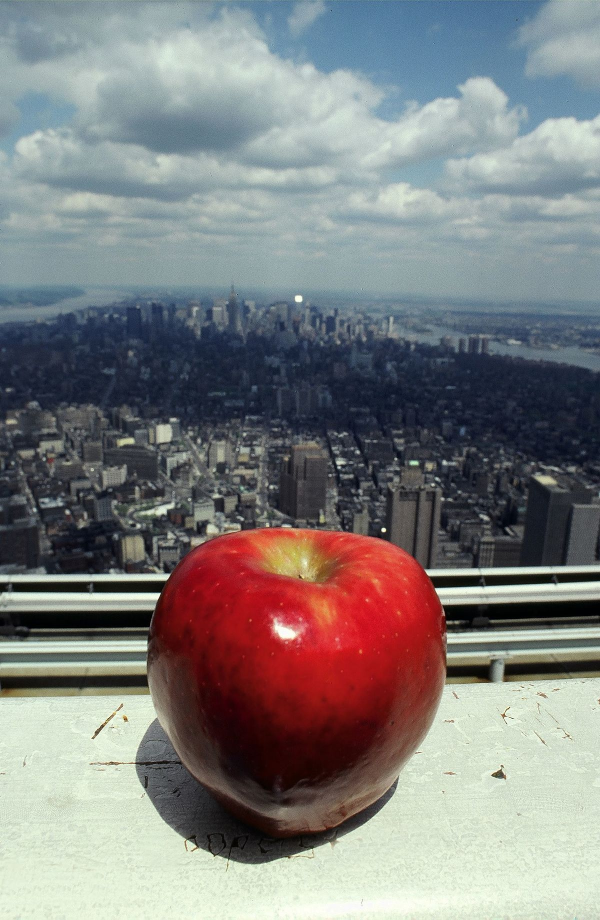
#> input picture 2. Visión por computador/Semana1/Tarea G7/Parte 2/Dataset/train/apple/Image_19.jpg, 1200 x 1840 px, found by its file name (shown at 1/2 size); its folder holds only this picture in this run
$ jupyter execute --allow-errors Clasificacion_Frutas.ipynb
#> lines starting #> are read from the running program, lines starting #| are printed output that depends on the picture
# Clasificación de Imágenes de Frutas usando k-NN
## Tarea: Clasificación basada en extracción de características

### 1. Importar librerías necesarias

[cell 1]
import cv2
import numpy as np
import matplotlib.pyplot as plt
import os
import shutil
from sklearn.model_selection import train_test_split
from sklearn.neighbors import KNeighborsClassifier
from sklearn.metrics import accuracy_score, confusion_matrix, classification_report
import seaborn as sns
from skimage.feature import hog
from skimage import exposure
import pandas as pd

### 2. Definir el path del dataset y las clases a clasificar

[cell 2]
# Paths relativos desde la carpeta Code
dataset_path = os.path.join('..', 'DATA')
train_dir = os.path.join('..', 'Dataset', 'train')
test_dir = os.path.join('..', 'Dataset', 'test')

# Clases a clasificar (puedes agregar más clases si deseas)
clases = ['apple', 'banana']

print(f"Clases seleccionadas: {clases}")
print(f"Número de clases: {len(clases)}")
print(f"\nPaths configurados:")
print(f"  Dataset original: {os.path.abspath(dataset_path)}")
print(f"  Train: {os.path.abspath(train_dir)}")
print(f"  Test: {os.path.abspath(test_dir)}")

### 3. Cargar y visualizar 5 ejemplos de cada clase

[cell 3]
# Función para cargar imágenes de una clase
def cargar_imagenes_clase(clase, num_imagenes=5):
#> called with clase = 'apple', num_imagenes = 5
    clase_path = os.path.join(dataset_path, clase)
    imagenes_files = [f for f in os.listdir(clase_path) if f.endswith(('.jpg', '.jpeg', '.png', '.JPG'))]
    imagenes = []

    for i in range(min(num_imagenes, len(imagenes_files))):
        img_path = os.path.join(clase_path, imagenes_files[i])
        img = cv2.imread(img_path)
#> img is the input picture: shape (1840, 1200, 3); mean B, G, R 127, 127.1, 128
        img_rgb = cv2.cvtColor(img, cv2.COLOR_BGR2RGB)
        imagenes.append(img_rgb)

    return imagenes

# Visualizar 5 ejemplos de cada clase
fig, axes = plt.subplots(len(clases), 5, figsize=(15, len(clases)*3))

for idx, clase in enumerate(clases):
    imagenes = cargar_imagenes_clase(clase, num_imagenes=5)
#> imagenes = 1 item

    for i, img in enumerate(imagenes):
        if len(clases) > 1:
            axes[idx, i].imshow(img)
            axes[idx, i].axis('off')
            if i == 0:
                axes[idx, i].set_title(f'{clase.upper()}', fontsize=12, fontweight='bold')
        else:
            axes[i].imshow(img)
            axes[i].axis('off')
            if i == 0:
                axes[i].set_title(f'{clase.upper()}', fontsize=12, fontweight='bold')
#> this loop made 1 pass
#> pass 2 of the loop `for idx, clase in enumerate(clases):`:
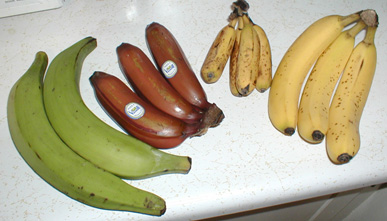
#> input picture 2. Visión por computador/Semana1/Tarea G7/Parte 2/Dataset/train/banana/Image_13.jpg, 387 x 221 px, found by its file name
#> in cargar_imagenes_clase, img is the input picture: shape (221, 387, 3); mean B, G, R 142.9, 172.6, 180.3
#> the loop `for i, img in enumerate(imagenes):` made 1 pass

plt.tight_layout()
plt.show()
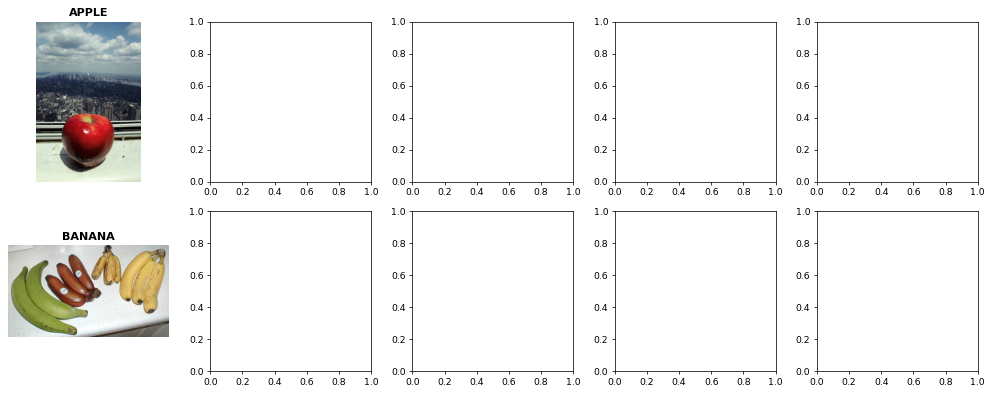
#> figure drawn by matplotlib, 2 panels

### 4. Cargar todas las imágenes del dataset

[cell 4]
# Función para cargar todas las imágenes y sus etiquetas
def cargar_dataset(clases, dataset_path, target_size=(128, 128)):
#> called with dataset_path = '../DATA', target_size = (128, 128)
    imagenes = []
    etiquetas = []
    rutas_imagenes = []  # Guardar rutas para poder copiarlas después

    for idx, clase in enumerate(clases):
        clase_path = os.path.join(dataset_path, clase)
        imagenes_files = [f for f in os.listdir(clase_path) if f.endswith(('.jpg', '.jpeg', '.png', '.JPG'))]

        print(f"Cargando clase '{clase}': {len(imagenes_files)} imágenes")

        for img_file in imagenes_files:
            img_path = os.path.join(clase_path, img_file)
            img = cv2.imread(img_path)

            if img is not None:
                # Redimensionar la imagen a un tamaño fijo
                img_resized = cv2.resize(img, target_size)
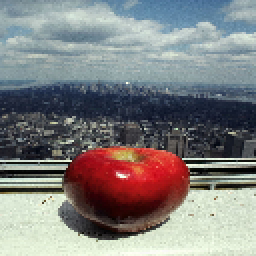
#> img_resized: shape (128, 128, 3) (shown 2 times larger); mean B, G, R 127.3, 127.5, 128.2
                imagenes.append(img_resized)
                etiquetas.append(idx)
                rutas_imagenes.append(img_path)
#> pass 2 of the loop in cargar_dataset, `for idx, clase in enumerate(clases):`:
#> in cargar_dataset, `img_resized = cv2.resize(img, target_size)`:
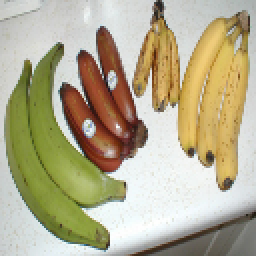
#> img_resized: shape (128, 128, 3) (shown 2 times larger); mean B, G, R 142.8, 172.5, 180.2

    return np.array(imagenes), np.array(etiquetas), rutas_imagenes

# Cargar el dataset completo
X_imagenes, y_etiquetas, rutas_imagenes = cargar_dataset(clases, dataset_path)
#> y_etiquetas = [0, 1]; rutas_imagenes = ['../DATA/apple/Image_19.jpg', '../DATA/banana/Image_13.jpg']

print(f"\nTotal de imágenes cargadas: {len(X_imagenes)}")
#| Total de imágenes cargadas: 2
print(f"Forma de cada imagen: {X_imagenes[0].shape}")
#| Forma de cada imagen: (128, 128, 3)
print(f"Distribución de clases:")
for idx, clase in enumerate(clases):
    count = np.sum(y_etiquetas == idx)
    print(f"  {clase}: {count} imágenes")
#> this loop made 2 passes
#> (clase, count) on passes 1 to 2: ('apple', 1), ('banana', 1)
#|   apple: 1 imágenes
#|   banana: 1 imágenes

### 5. Extraer características usando HOG (Histogram of Oriented Gradients)

[cell 5]
# Función para extraer características HOG de una imagen
def extraer_caracteristicas_hog(imagen):
    # Convertir a escala de grises
    gray = cv2.cvtColor(imagen, cv2.COLOR_BGR2GRAY)

    # Extraer HOG features
    features, hog_image = hog(gray,
                              orientations=9,
                              pixels_per_cell=(8, 8),
                              cells_per_block=(2, 2),
                              visualize=True,
                              block_norm='L2-Hys')

    return features

# Extraer características de todas las imágenes
print("Extrayendo características HOG de todas las imágenes...")
X_features = []

for img in X_imagenes:
    features = extraer_caracteristicas_hog(img)
    X_features.append(features)
#> this loop made 2 passes
#> pass 1, in extraer_caracteristicas_hog, `gray = cv2.cvtColor(imagen, cv2.COLOR_BGR2GRAY)`:
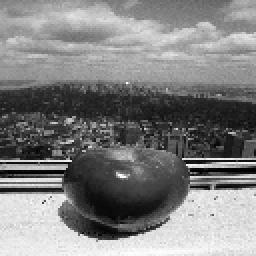
#> gray: shape (128, 128) (shown 2 times larger); min 0, max 254, mean 127.7
#> pass 2, in extraer_caracteristicas_hog (call 2), `gray = cv2.cvtColor(imagen, cv2.COLOR_BGR2GRAY)`:
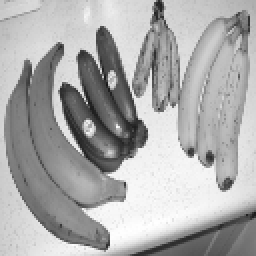
#> gray: shape (128, 128) (shown 2 times larger); min 23, max 255, mean 171.4
#> after the loop, X_features = 2 items

X_features = np.array(X_features)

print(f"Características extraídas: {X_features.shape}")
#| Características extraídas: (2, 8100)
print(f"Cada imagen tiene {X_features.shape[1]} características")
#| Cada imagen tiene 8100 características

### 6. Visualizar ejemplo de extracción HOG

[cell 6]
# Visualizar HOG para una imagen de cada clase
fig, axes = plt.subplots(len(clases), 3, figsize=(12, len(clases)*3))

for idx, clase in enumerate(clases):
    # Obtener una imagen de la clase
    clase_idx = np.where(y_etiquetas == idx)[0][0]
    img = X_imagenes[clase_idx]
    img_rgb = cv2.cvtColor(img, cv2.COLOR_BGR2RGB)
    gray = cv2.cvtColor(img, cv2.COLOR_BGR2GRAY)

    # Extraer HOG con visualización
    features, hog_image = hog(gray,
                              orientations=9,
                              pixels_per_cell=(8, 8),
                              cells_per_block=(2, 2),
                              visualize=True,
                              block_norm='L2-Hys')

    hog_image_rescaled = exposure.rescale_intensity(hog_image, in_range=(0, 10))

    if len(clases) > 1:
        axes[idx, 0].imshow(img_rgb)
        axes[idx, 0].set_title(f'{clase} - Original')
        axes[idx, 0].axis('off')

        axes[idx, 1].imshow(gray, cmap='gray')
        axes[idx, 1].set_title('Escala de grises')
        axes[idx, 1].axis('off')

        axes[idx, 2].imshow(hog_image_rescaled, cmap='gray')
        axes[idx, 2].set_title('HOG Features')
        axes[idx, 2].axis('off')
    else:
        axes[0].imshow(img_rgb)
        axes[0].set_title(f'{clase} - Original')
        axes[0].axis('off')

        axes[1].imshow(gray, cmap='gray')
        axes[1].set_title('Escala de grises')
        axes[1].axis('off')

        axes[2].imshow(hog_image_rescaled, cmap='gray')
        axes[2].set_title('HOG Features')
        axes[2].axis('off')
#> this loop made 2 passes
#> (clase, clase_idx) on passes 1 to 2: ('apple', 0), ('banana', 1)
#> pass 1, `hog_image_rescaled = exposure.rescale_intensity(hog_image, in_range=(0..`:
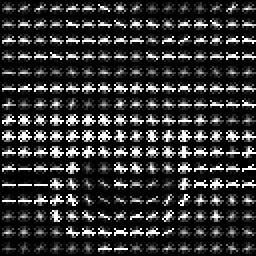
#> hog_image_rescaled: shape (128, 128) float64 (shown 2 times larger); min 0, max 1, mean 0.192
#> pass 2, `img_rgb = cv2.cvtColor(img, cv2.COLOR_BGR2RGB)`:
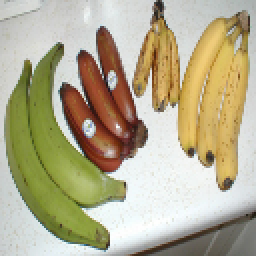
#> img_rgb: shape (128, 128, 3) (shown 2 times larger); mean R, G, B 180.2, 172.5, 142.8
#> pass 2, `hog_image_rescaled = exposure.rescale_intensity(hog_image, in_range=(0..`:
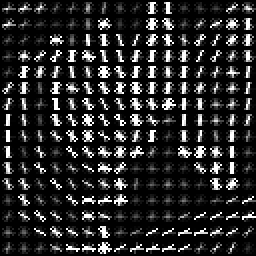
#> hog_image_rescaled: shape (128, 128) float64 (shown 2 times larger); min 0, max 1, mean 0.165
#> after the loop:
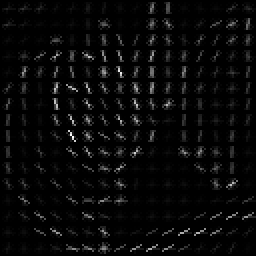
#> hog_image: shape (128, 128) float64 (shown 2 times larger); min 0, max 70.82, mean 2.5; drawn with min black and max white

plt.tight_layout()
plt.show()

### 7. Dividir el dataset en entrenamiento y prueba

#> (a cell that did not finish here is left out)

### 7.1. Copiar imágenes a carpetas Dataset/train y Dataset/test

[cell 8]
# Obtener índices del split train/test
indices = np.arange(len(X_features))
#> indices = [0, 1]
#> (the rest of this cell did not finish here and is left out)
